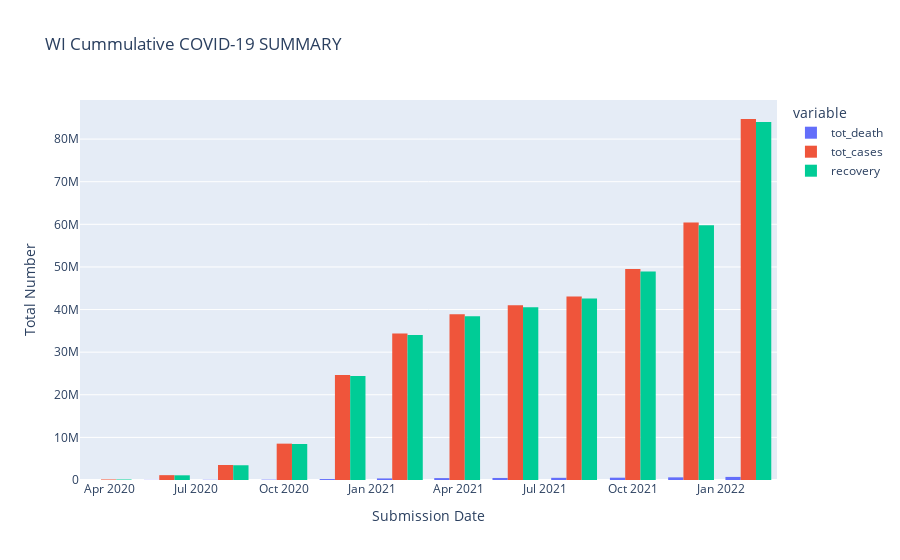
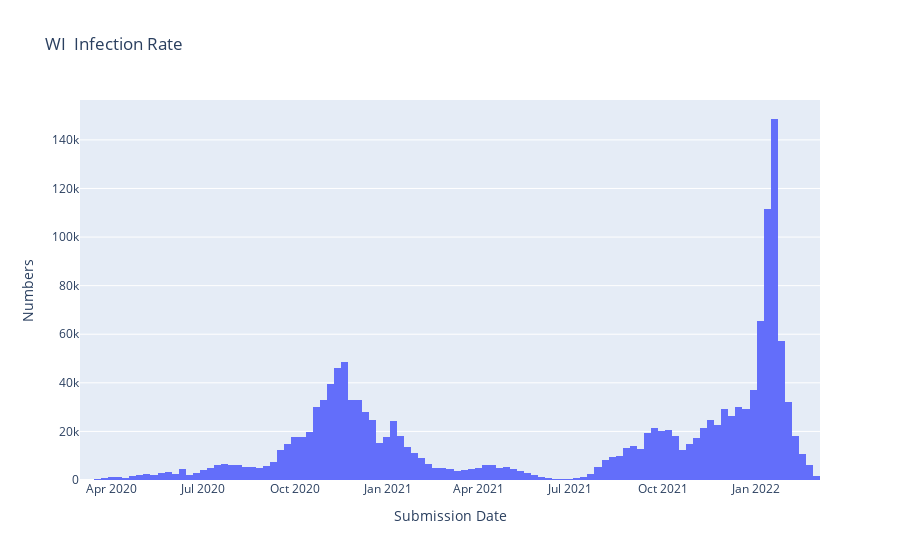

Notebook cell for these charts, in order:
### Code cell
plot_state_cases(df3,state)

#calc_death_rate(df2)
#plot_death_rate(df2)

calc_recovery(df3)


#print state covid -19 summary
state_summary(df3,state)


#calculate and plot infection rate
infection_rate(df3)

### Figure 1 — Plotly figure (JSON) as saved in the notebook; plotly's stock layout.template omitted (floating-point values rounded to 4 significant figures; data arrays with more than 128 entries replaced by an {"elided": "..."} marker saying what was removed)
{"data": [{"alignmentgroup": "True", "bingroup": "x", "histfunc": "sum", "hovertemplate": "variable=tot_death<br>submission_date=%{x}<br>sum of value=%{y}<extra></extra>", "legendgroup": "tot_death", "marker": {"color": "#636efa", "pattern": {"shape": ""}}, "name": "tot_death", "nbinsx": 20, "offsetgroup": "tot_death", "orientation": "v", "showlegend": true, "type": "histogram", "x": {"elided": "769 str values"}, "xaxis": "x", "y": {"elided": "769 int values"}, "yaxis": "y"}, {"alignmentgroup": "True", "bingroup": "x", "histfunc": "sum", "hovertemplate": "variable=tot_cases<br>submission_date=%{x}<br>sum of value=%{y}<extra></extra>", "legendgroup": "tot_cases", "marker": {"color": "#EF553B", "pattern": {"shape": ""}}, "name": "tot_cases", "nbinsx": 20, "offsetgroup": "tot_cases", "orientation": "v", "showlegend": true, "type": "histogram", "x": {"elided": "769 str values"}, "xaxis": "x", "y": {"elided": "769 int values"}, "yaxis": "y"}, {"alignmentgroup": "True", "bingroup": "x", "histfunc": "sum", "hovertemplate": "variable=recovery<br>submission_date=%{x}<br>sum of value=%{y}<extra></extra>", "legendgroup": "recovery", "marker": {"color": "#00cc96", "pattern": {"shape": ""}}, "name": "recovery", "nbinsx": 20, "offsetgroup": "recovery", "orientation": "v", "showlegend": true, "type": "histogram", "x": {"elided": "769 str values"}, "xaxis": "x", "y": {"elided": "769 int values"}, "yaxis": "y"}], "layout": {"barmode": "group", "legend": {"title": {"text": "variable"}, "tracegroupgap": 0}, "title": {"text": "WI Cummulative COVID-19 SUMMARY"}, "xaxis": {"anchor": "y", "domain": [0, 1], "title": {"text": "Submission Date"}}, "yaxis": {"anchor": "x", "domain": [0, 1], "title": {"text": "Total Number"}}}}

### Figure 2 — Plotly figure (JSON) as saved in the notebook; plotly's stock layout.template omitted (floating-point values rounded to 4 significant figures; data arrays with more than 128 entries replaced by an {"elided": "..."} marker saying what was removed)
{"data": [{"alignmentgroup": "True", "bingroup": "x", "histfunc": "sum", "hovertemplate": "submission_date=%{x}<br>sum of infection_rate=%{y}<extra></extra>", "legendgroup": "", "marker": {"color": "#636efa", "pattern": {"shape": ""}}, "name": "", "nbinsx": 120, "offsetgroup": "", "orientation": "v", "showlegend": false, "type": "histogram", "x": {"elided": "769 str values"}, "xaxis": "x", "y": {"elided": "769 int values"}, "yaxis": "y"}], "layout": {"barmode": "relative", "legend": {"tracegroupgap": 0}, "title": {"text": "WI  Infection Rate"}, "xaxis": {"anchor": "y", "domain": [0, 1], "title": {"text": "Submission Date"}}, "yaxis": {"anchor": "x", "domain": [0, 1], "title": {"text": "Numbers"}}}}
